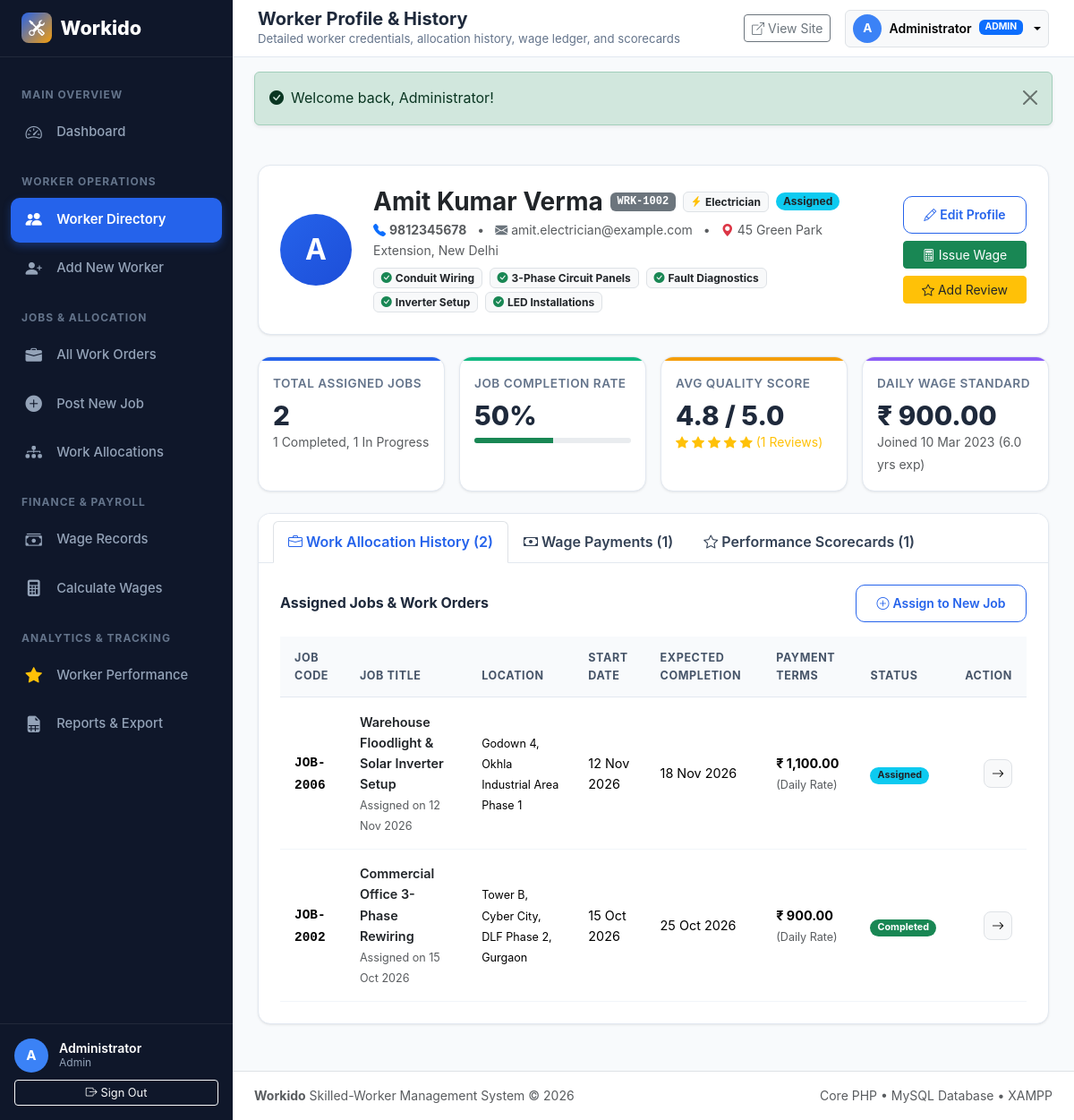
Screenshot of /admin/view_worker.php?id=2 (signed in) with the database file from the repository.
### tables this page shows
CREATE TABLE `workers` (
  `id` INT AUTO_INCREMENT PRIMARY KEY,
  `worker_code` VARCHAR(20) NOT NULL UNIQUE,
  `full_name` VARCHAR(100) NOT NULL,
  `mobile_number` VARCHAR(20) NOT NULL,
  `email` VARCHAR(100) NULL,
  `address` TEXT NOT NULL,
  `category` ENUM('Carpenter', 'Electrician', 'Plumber', 'Mason') NOT NULL,
  `skills` TEXT NOT NULL,
  `experience_years` DECIMAL(4,1) NOT NULL DEFAULT 0.0,
  `daily_wage` DECIMAL(10,2) NOT NULL DEFAULT 0.00,
  `availability_status` ENUM('Available', 'Assigned', 'On Leave', 'Inactive') NOT NULL DEFAULT 'Available',
  `joining_date` DATE NOT NULL,
  `additional_details` TEXT NULL,
  `created_at` DATETIME NOT NULL DEFAULT CURRENT_TIMESTAMP,
  `updated_at` DATETIME NOT NULL DEFAULT CURRENT_TIMESTAMP ON UPDATE CURRENT_TIMESTAMP,
  INDEX `idx_worker_category` (`category`),
  INDEX `idx_worker_status` (`availability_status`),
  INDEX `idx_worker_code` (`worker_code`)
);

CREATE TABLE `job_assignments` (
  `id` INT AUTO_INCREMENT PRIMARY KEY,
  `job_id` INT NOT NULL,
  `worker_id` INT NOT NULL,
  `assignment_date` DATE NOT NULL,
  `assigned_by` INT NULL,
  `assignment_notes` TEXT NULL,
  `assignment_status` ENUM('Assigned', 'In Progress', 'Completed', 'Cancelled') NOT NULL DEFAULT 'Assigned',
  `created_at` DATETIME NOT NULL DEFAULT CURRENT_TIMESTAMP,
  `updated_at` DATETIME NOT NULL DEFAULT CURRENT_TIMESTAMP ON UPDATE CURRENT_TIMESTAMP,
  INDEX `idx_assign_job` (`job_id`),
  INDEX `idx_assign_worker` (`worker_id`),
  CONSTRAINT `fk_assignment_job` FOREIGN KEY (`job_id`) REFERENCES `jobs` (`id`) ON DELETE CASCADE,
  CONSTRAINT `fk_assignment_worker` FOREIGN KEY (`worker_id`) REFERENCES `workers` (`id`) ON DELETE CASCADE,
  CONSTRAINT `fk_assignment_user` FOREIGN KEY (`assigned_by`) REFERENCES `users` (`id`) ON DELETE SET NULL
);

CREATE TABLE `jobs` (
  `id` INT AUTO_INCREMENT PRIMARY KEY,
  `job_code` VARCHAR(20) NOT NULL UNIQUE,
  `title` VARCHAR(150) NOT NULL,
  `category` ENUM('Carpenter', 'Electrician', 'Plumber', 'Mason') NOT NULL,
  `description` TEXT NOT NULL,
  `location` VARCHAR(255) NOT NULL,
  `start_date` DATE NOT NULL,
  `expected_completion_date` DATE NOT NULL,
  `actual_completion_date` DATE NULL,
  `payment_type` ENUM('Daily Rate', 'Fixed Price') NOT NULL DEFAULT 'Daily Rate',
  `agreed_wage` DECIMAL(10,2) NOT NULL DEFAULT 0.00,
  `status` ENUM('Pending', 'Assigned', 'In Progress', 'Completed', 'Cancelled') NOT NULL DEFAULT 'Pending',
  `client_name` VARCHAR(100) NULL,
  `client_contact` VARCHAR(30) NULL,
  `customer_id` INT NULL,
  `notes` TEXT NULL,
  `created_by` INT NULL,
  `created_at` DATETIME NOT NULL DEFAULT CURRENT_TIMESTAMP,
  `updated_at` DATETIME NOT NULL DEFAULT CURRENT_TIMESTAMP ON UPDATE CURRENT_TIMESTAMP,
  INDEX `idx_job_status` (`status`),
  INDEX `idx_job_category` (`category`),
  INDEX `idx_job_code` (`job_code`),
  INDEX `idx_job_customer` (`customer_id`),
  CONSTRAINT `fk_jobs_customer` FOREIGN KEY (`customer_id`) REFERENCES `users` (`id`) ON DELETE SET NULL,
  CONSTRAINT `fk_jobs_creator` FOREIGN KEY (`created_by`) REFERENCES `users` (`id`) ON DELETE SET NULL
);

### admin/view_worker.php (the view, shortened to what the rows shown need)
<?php
require_once __DIR__ . '/../includes/admin_header.php';
$pdo = getDBConnection();
$workerId = (int)($_GET['id'] ?? 0);
$stmt = $pdo->prepare("SELECT * FROM workers WHERE id = ? LIMIT 1");
$stmt->execute([$workerId]);
$worker = $stmt->fetch();
$assignStmt = $pdo->prepare("
    SELECT ja.*, j.job_code, j.title as job_title, j.category as job_category,
           j.status as job_status, j.start_date, j.expected_completion_date, j.actual_completion_date,
           j.payment_type, j.agreed_wage, j.location
    FROM job_assignments ja
    JOIN jobs j ON ja.job_id = j.id
    WHERE ja.worker_id = ?
    ORDER BY ja.id DESC
");
$assignStmt->execute([$workerId]);
$assignments = $assignStmt->fetchAll();
?>
<div class="dashboard-card mb-4">
    <div class="dashboard-card-body p-4">
        <div class="row align-items-center gy-4">
            <div class="col-md-auto text-center text-md-start">
                <div class="user-avatar mx-auto" style="width: 80px; height: 80px; font-size: 2rem; background: linear-gradient(135deg, #2563eb, #1d4ed8);">
                    <?= strtoupper(substr($worker['full_name'], 0, 1)) ?>
                </div>
            </div>
            <div class="col-md">
                <div class="d-flex flex-wrap align-items-center gap-2 mb-1">
                    <h3 class="fw-bold mb-0 text-dark"><?= e($worker['full_name']) ?></h3>
                    <span class="badge bg-secondary font-monospace"><?= e($worker['worker_code']) ?></span>
                    <?= getCategoryBadge($worker['category']) ?>
                    <?= getAvailabilityBadge($worker['availability_status']) ?>
                </div>
                <p class="text-muted small mb-2">
                    <i class="bi bi-telephone-fill me-1 text-primary"></i><strong><?= e($worker['mobile_number']) ?></strong>
                    <?php if ($worker['email']): ?>
                        <span class="mx-2">&bull;</span>
                        <i class="bi bi-envelope-fill me-1 text-secondary"></i><?= e($worker['email']) ?>
                    <?php endif; ?>
                    <span class="mx-2">&bull;</span>
                    <i class="bi bi-geo-alt-fill me-1 text-danger"></i><?= e($worker['address']) ?>
                </p>
                <div class="d-flex flex-wrap gap-1">
                    <?php
                    $skillList = explode(',', $worker['skills']);
                    foreach ($skillList as $sk):
                        $skClean = trim($sk);
                        if ($skClean):
                    ?>
                        <span class="badge bg-light text-dark border me-1"><i class="bi bi-check-circle-fill text-success me-1"></i><?= e($skClean) ?></span>
                    <?php endif; endforeach; ?>
                </div>
            </div>
        </div>
    </div>
</div>
<div class="row g-3 mb-4">
    <div class="col-sm-6 col-xl-3">
        <div class="stat-card card-purple p-3">
            <span class="stat-label">Daily Wage Standard</span>
            <div class="stat-value"><?= formatCurrency($worker['daily_wage']) ?></div>
            <small class="text-muted">Joined <?= formatDate($worker['joining_date']) ?> (<?= e($worker['experience_years']) ?> yrs exp)</small>
        </div>
    </div>
</div>
<div class="dashboard-card mb-4">
    <div class="tab-content" id="workerTabContent">
        <div class="tab-pane fade show active p-4" id="tab-assignments" role="tabpanel">
            <div class="table-responsive">
                <table class="table table-workido">
                    <thead>
                        <tr>
                            <th>Job Code</th>
                            <th>Job Title</th>
                            <th>Location</th>
                            <th>Start Date</th>
                            <th>Expected Completion</th>
                            <th>Payment Terms</th>
                            <th>Status</th>
                            <th class="text-end">Action</th>
                        </tr>
                    </thead>
                    <tbody>
                        <?php if (empty($assignments)): ?>
                            <tr>
                                <td colspan="8" class="text-center text-muted py-4">No jobs have been assigned to this worker yet.</td>
                            </tr>
                        <?php else: ?>
                            <?php foreach ($assignments as $a): ?>
                                <tr>
                                    <td><span class="font-monospace fw-bold"><?= e($a['job_code']) ?></span></td>
                                    <td>
                                        <div class="fw-semibold text-dark"><?= e($a['job_title']) ?></div>
                                        <small class="text-muted">Assigned on <?= formatDate($a['assignment_date']) ?></small>
                                    </td>
                                    <td><small><?= e($a['location']) ?></small></td>
                                    <td><?= formatDate($a['start_date']) ?></td>
                                    <td><?= formatDate($a['expected_completion_date']) ?></td>
                                    <td><span class="fw-bold"><?= formatCurrency($a['agreed_wage']) ?></span> <small class="text-muted">(<?= e($a['payment_type']) ?>)</small></td>
                                    <td><?= getJobStatusBadge($a['job_status']) ?></td>
                                    <td class="text-end">
                                        <a href="<?= getBaseUrl('admin/view_job.php?id=' . $a['job_id']) ?>" class="btn btn-sm btn-light border btn-action" title="View Job Details">
                                            <i class="bi bi-arrow-right"></i>
                                        </a>
                                    </td>
                                </tr>
                            <?php endforeach; ?>
                        <?php endif; ?>
                    </tbody>
                </table>
            </div>
        </div>
    </div>
</div>
<?php include __DIR__ . '/../includes/admin_footer.php'; ?>

### config/functions.php (shortened to what the rows shown need)
<?php
function e(?string $string): string {
    return htmlspecialchars((string)($string ?? ''), ENT_QUOTES, 'UTF-8');
}
function getBaseUrl(string $path = ''): string {
    $scriptDir = dirname($_SERVER['SCRIPT_NAME']);
    $scriptDir = str_replace('\\', '/', $scriptDir);
    if (str_ends_with($scriptDir, '/admin') || str_ends_with($scriptDir, '/customer') || str_ends_with($scriptDir, '/includes') || str_ends_with($scriptDir, '/config')) {
        $base = dirname($scriptDir);
    } else {
        $base = $scriptDir;
    }
    $base = rtrim($base, '/');
    $cleanPath = ltrim($path, '/');
    return ($base ? $base : '') . ($cleanPath ? '/' . $cleanPath : '');
}
function formatCurrency($amount): string {
    $num = is_numeric($amount) ? (float)$amount : 0.00;
    return '₹ ' . number_format($num, 2);
}
function formatDate(?string $dateStr, string $format = 'd M Y'): string {
    try {
        $dt = new DateTime($dateStr);
        return $dt->format($format);
    } catch (Exception $e) {
        return '—';
    }
}
function getJobStatusBadge(string $status): string {
    $badgeClass = match ($status) {
        'Pending'     => 'bg-warning text-dark',
        'Assigned'    => 'bg-info text-dark',
        'In Progress' => 'bg-primary text-white',
        'Completed'   => 'bg-success text-white',
        'Cancelled'   => 'bg-danger text-white',
        default       => 'bg-secondary text-white'
    };
    return '<span class="badge ' . $badgeClass . ' px-2 py-1 rounded-pill">' . e($status) . '</span>';
}
function getAvailabilityBadge(string $status): string {
    $badgeClass = match ($status) {
        'Available' => 'bg-success text-white',
        'Assigned'  => 'bg-info text-dark',
        'On Leave'  => 'bg-warning text-dark',
        'Inactive'  => 'bg-secondary text-white',
        default     => 'bg-light text-dark'
    };
    return '<span class="badge ' . $badgeClass . ' px-2 py-1 rounded-pill">' . e($status) . '</span>';
}
function getCategoryBadge(string $category): string {
    $icon = match ($category) {
        'Carpenter'   => '<i class="bi bi-hammer me-1 text-amber"></i>',
        'Electrician' => '<i class="bi bi-lightning-charge-fill me-1 text-warning"></i>',
        'Plumber'     => '<i class="bi bi-droplet-fill me-1 text-primary"></i>',
        'Mason'       => '<i class="bi bi-bricks me-1 text-danger"></i>',
        default       => '<i class="bi bi-tools me-1"></i>'
    };
    return '<span class="badge bg-light text-dark border px-2 py-1">' . $icon . e($category) . '</span>';
}

### rows the page displays
workers: full_name "A", full_name "Amit Kumar Verma", worker_code "WRK-1002", category "Electrician", availability_status "Assigned", mobile_number "9812345678", email "amit.electrician@example.com", address "45 Green Park Extension, New Delhi", skills "Conduit Wiring", skills "3-Phase Circuit Panels", skills "Fault Diagnostics", skills "Inverter Setup", skills "LED Installations", daily_wage "₹ 900.00", joining_date "10 Mar 2023", experience_years "6.0"
job_assignments: job.job_code "JOB-2006", job.title "Warehouse Floodlight & Solar Inverter Setup", assignment_date "12 Nov 2026", job.location "Godown 4, Okhla Industrial Area Phase 1", job.start_date "12 Nov 2026", job.expected_completion_date "18 Nov 2026", job.agreed_wage "₹ 1,100.00", job.payment_type "Daily Rate", job.status "Assigned"
job_assignments: job.job_code "JOB-2002", job.title "Commercial Office 3-Phase Rewiring", assignment_date "15 Oct 2026", job.location "Tower B, Cyber City, DLF Phase 2, Gurgaon", job.start_date "15 Oct 2026", job.expected_completion_date "25 Oct 2026", job.agreed_wage "₹ 900.00", job.payment_type "Daily Rate", job.status "Completed"

### other values shown
substr($user['full_name'] ?? 'A', 0, 1) "A"
$user['full_name'] "Administrator"
$user['role'] "Admin"
$pageTitle "Worker Profile & History"
$pageSubtitle "Detailed worker credentials, allocation history, wage ledger, and scorecards"
$user['role'] "ADMIN"
$message "Welcome back, Administrator!"
$totalAssigned "2"
$completedJobs "1"
$inProgressJobs "1"
$completionPercentage "50"
$avgRating "4.8"
count($performances) "1"
count($assignments) "2"
count($wages) "1"
